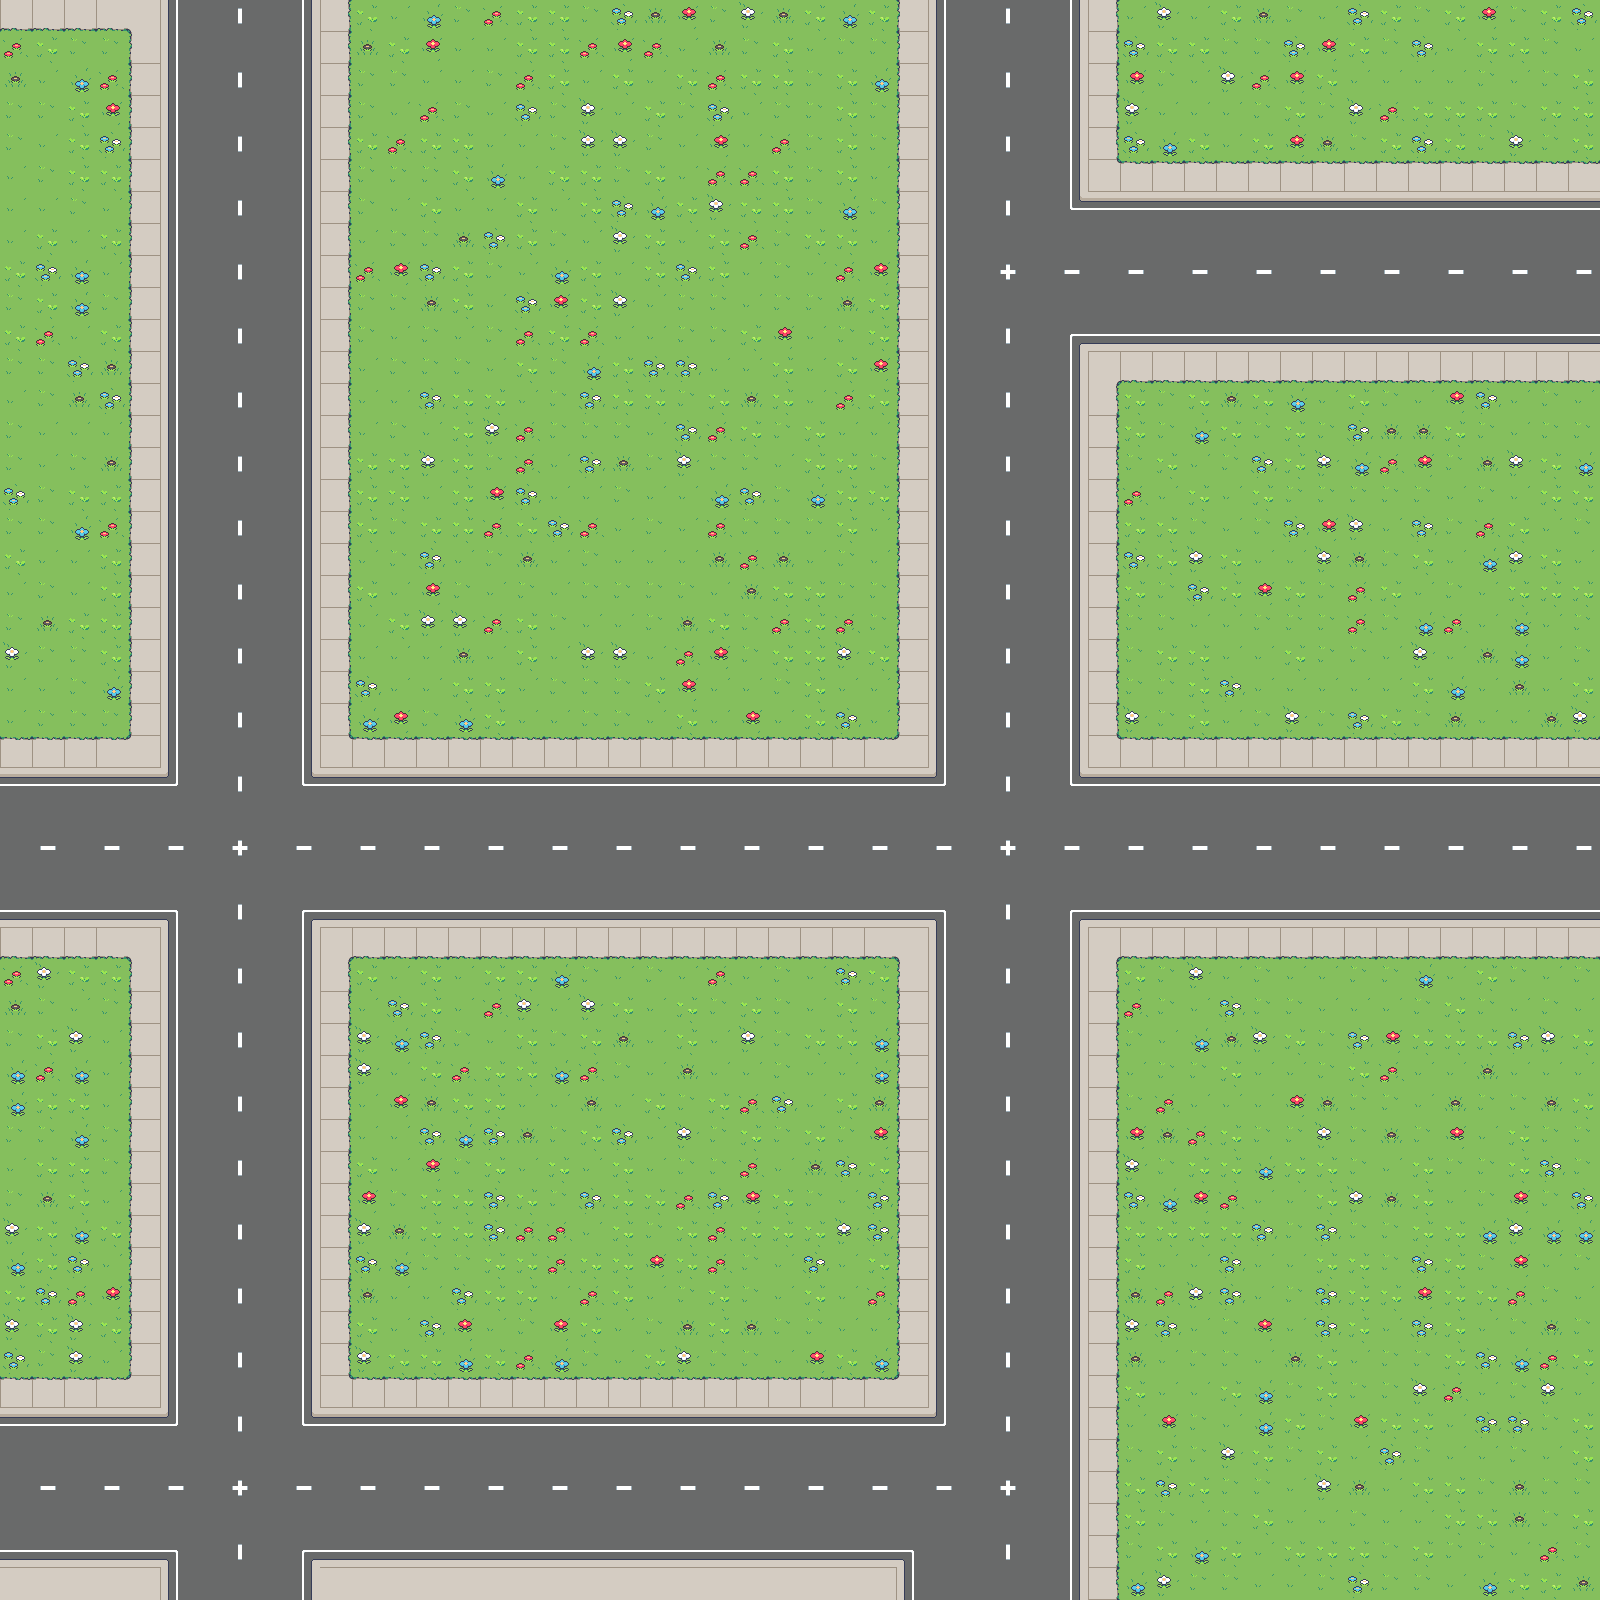

A level layout from a 2D game, rendered from its tile map. Below: a short description, then the map file with tile-grid data replaced by summaries:
An orthogonal 50x50 tile map with 32x32 px tiles, 1 tile layer (Buildings), 2 tilesets.

<map version="1.2" tiledversion="1.3.1" orientation="orthogonal" renderorder="right-down" compressionlevel="0" width="50" height="50" tilewidth="32" tileheight="32" infinite="0" nextlayerid="2" nextobjectid="1">
 <tileset firstgid="1" name="Tileset1" tilewidth="32" tileheight="32" tilecount="1" columns="0">
  <grid orientation="orthogonal" width="1" height="1" />
  <tile id="3">
   <image width="32" height="32" source="../Sprites/Box.png" />
  </tile>
 </tileset>
 <tileset firstgid="5" name="CityTiles" tilewidth="32" tileheight="32" tilecount="70" columns="10">
  <image source="../TileSets/CityTiles.png" width="320" height="224" />
  <terraintypes>
   <terrain name="Grass" tile="3" />
   <terrain name="Sidewalk" tile="3" />
   <terrain name="Road" tile="3" />
  </terraintypes>
  <tile id="0" terrain="0,0,0,0" />
  <tile id="1" terrain="0,0,0,1" />
  <tile id="2" terrain="0,0,1,1" />
  <tile id="3" terrain="0,0,1,1" />
  <tile id="4" terrain="0,0,1,1" />
  <tile id="5" terrain="0,0,1,0" />
  <tile id="10" terrain="0,0,0,0" />
  <tile id="11" terrain="0,1,0,1" />
  <tile id="12" terrain="1,1,1,2" />
  <tile id="13" terrain="1,1,2,2" />
  <tile id="14" terrain="1,1,2,1" />
  <tile id="15" terrain="1,0,1,0" />
  <tile id="20" terrain="0,0,0,0" />
  <tile id="21" terrain="0,1,0,1" />
  <tile id="22" terrain="1,2,1,2" />
  <tile id="23" terrain="2,2,2,2" />
  <tile id="24" terrain="2,1,2,1" />
  <tile id="25" terrain="1,0,1,0" />
  <tile id="30" terrain="0,0,0,0" probability="0.2" />
  <tile id="31" terrain="0,1,0,1" />
  <tile id="32" terrain="1,2,1,1" />
  <tile id="33" terrain="2,2,1,1" />
  <tile id="34" terrain="2,1,1,1" />
  <tile id="35" terrain="1,0,1,0" />
  <tile id="36" terrain="2,2,2,1" />
  <tile id="37" terrain="2,2,1,1" />
  <tile id="38" terrain="2,2,1,1" />
  <tile id="39" terrain="2,2,1,2" />
  <tile id="40" terrain="0,0,0,0" probability="0.2" />
  <tile id="41" terrain="0,1,0,0" />
  <tile id="42" terrain="1,1,0,0" />
  <tile id="43" terrain="1,1,0,0" />
  <tile id="44" terrain="1,1,0,0" />
  <tile id="45" terrain="1,0,0,0" />
  <tile id="46" terrain="2,1,2,1" />
  <tile id="47" terrain="1,1,1,0" />
  <tile id="48" terrain="1,1,0,1" />
  <tile id="49" terrain="1,2,1,2" />
  <tile id="50" terrain="0,0,0,0" probability="0.2" />
  <tile id="51" terrain="0,0,0,0" probability="0.2" />
  <tile id="52" terrain="0,0,0,0" probability="0.2" />
  <tile id="53" terrain="0,0,0,0" probability="0.2" />
  <tile id="54" terrain="1,1,1,1" />
  <tile id="56" terrain="2,1,2,1" />
  <tile id="57" terrain="1,0,1,1" />
  <tile id="58" terrain="0,1,1,1" />
  <tile id="59" terrain="1,2,1,2" />
  <tile id="66" terrain="2,1,2,2" />
  <tile id="67" terrain="1,1,2,2" />
  <tile id="68" terrain="1,1,2,2" />
  <tile id="69" terrain="1,2,2,2" />
 </tileset>
 <layer id="1" name="Buildings" width="50" height="50">
  <data>[2500 cells, 2500 non-empty, 47 distinct tile ids]</data>
 </layer>
</map>
